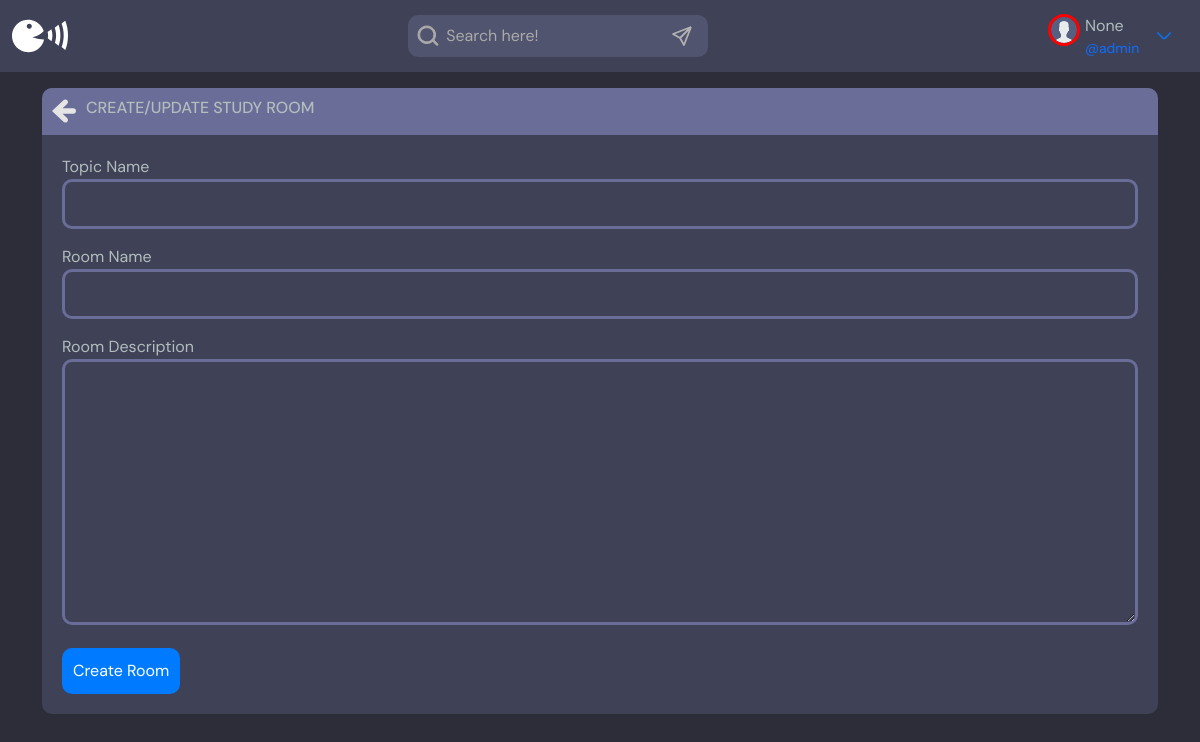
Screenshot of /create-room (signed in) with the database file from the repository.
### base/models.py (models this page shows)
class User(AbstractUser):
	name=models.CharField(max_length=200,null=True)#Define the length max to the text | null=True -> Define this new field as a NULL in DB
	username=models.CharField(unique=True,max_length=200,null=True)#Define the length max to the text | null=True -> Define this new field as a NULL in DB
	email=models.EmailField(unique=True,null=True)#This field must be unique to each user | null=True -> Define this new field as a NULL in DB
	bio=models.TextField(null=True)#null=True -> Define this new field as a NULL in DB
	avatar=models.ImageField(null=True, default="avatar.svg")#This command is related to the "pillow" library. This library is a processing image library.
	USERNAME_FIELD='username'#Set a field that will be used in Admin Page to login
	REQUIRED_FIELDS=[]

### base/views.py (the view, shortened to what this page needs)
# urls.py: path('create-room',views.createRoom,name="create-room"),
@login_required(login_url='login')
def createRoom(request):#Insert in DB
    form=RoomForm()
    topics=Topic.objects.all()
    context={'form':form,'topics':topics}
    return render(request,'base/room_form.html',context)

### base/forms.py
class RoomForm(ModelForm):
	class Meta:
		model=Room#The model we want to create the form
		fields='__all__'#Create the input fields of Form according the attribute of Room class(host, topic... etc)
		exclude=['host','participants']#Exclude host and participants input field

### base/templates/base/room_form.html (shortened to what this page needs)
{% extends 'main.html' %}
{% load static %}
{% block content %}
  <main class="create-room layout">
    <div class="container">
      <div class="layout__box">
        <div class="layout__boxHeader">
          <div class="layout__boxTitle">
            <a href="{% url 'home' %}">
              <img class="HeightSVG" src="{% static 'images/icons/ArrowLeft.svg' %}">
            </a>
            <h3>Create/Update Study Room</h3>
          </div>
        </div>
        <div class="layout__body">
          <form class="form" action="#" method="POST">
            <div class="form__group">
              <label for="room_topic">Topic Name</label>
              <input required type="text" value="{{ room.topic.name }}" name="topic" list="topic-list"/>
            </div>
            <div class="form__group">
              <label for="room_name">Room Name</label>
              {{ form.name }}
            </div>
            <div class="form__group">
              <label for="room_description">Room Description</label>
              {{ form.description }}
            </div>
            <div class="form__action">
              <button class="btnConfirma" type="submit">Create Room</button>
            </div>
          </form>
        </div>
      </div>
    </div>
  </main>
{% endblock content %}

### templates/navbar.html (shortened to what this page needs)
{% load static %}
<header class="navbar">
            <div class="container-fluid">
            <a class="logo" href="{% url 'home' %}">
            <img class="imgLogo" src="{% static 'images/icons/Logo.svg' %}">
            </a>
            <form class="formSearch" method="GET" action="{% url 'home' %}">
                <label>
                  <img class="HeightSVG" src="{% static 'images/icons/Search.svg' %}">
                  <input type="text" name="q" class="inputSearch my=2 me-2" placeholder="Search here!">
                </label>
                <button type="submit" class="submitSearchButton">
                <img class="HeightSVG" src="{% static 'images/icons/Send.svg' %}">
              </button>
            </form>
            {% if request.user.is_authenticated %}
              <div class="header__user">
                <a href="{% url 'user-profile' request.user.id %}">
                  <div class="avatar avatar--medium active">
                    <img src="{{ request.user.avatar.url }}" />
                  </div>
                  <div class="Names">
                    <span>{{request.user.name}}</span>
                    <small>@{{request.user.username}}</small>
                  </div>
                </a>
                    <button class="dropdown-button">
                            <img src="{% static 'images/icons/More.svg' %}" class="HeightSVG">
                        </button>
      </div>
                {% else %}
            <a href="{% url 'login' %}" class="btn btn-primary" type="button">
                <img title="Login" class="HeightSVG" src="{% static 'images/icons/UserLogin.svg' %}">
                Login
            </a>
            {% endif %}
        </header>

### static/styles/MainStyle36.css (style rules this page uses)
* { font-family: "DM Sans", -apple-system, BlinkMacSystemFont, "Segoe UI", Roboto, Oxygen, Ubuntu, Cantarell, "Open Sans", "Helvetica Neue", sans-serif; }
main { margin: 1rem; }
input { color: #b2b2b2; }
::placeholder { color: #aaaaaa; }
.formSearch,.formSearchMobile,#formWriteMessage { display: flex; justify-content: space-between; padding: 0.5rem; border-radius: 10px; background-color: #51546e; width: 18.75em; }
.inputSearch { outline: none; caret-color: white; border: none; background-color: #51546e; }
.navbar { background-color: #3f4156; }
.HeightSVG { width: 1.5rem; height: 1.5rem; }
.imgLogo { width: 3.5rem; }
.avatar img { border: 3px solid red; width: 2rem; border-radius: 100%; margin-right: 5px; }
.Names { display: grid; grid-template-rows: auto auto; }
.Names span { color: #b2bdbd; }
.header__user { display: grid; grid-template-columns: auto auto auto; gap: 0.4rem; }
.header__user a { text-decoration: none; display: grid; grid-template-columns: auto auto; }
.dropdown-button { border: none; width: 100%; background-color: #3f4156; }
.layout__box { border-radius: 10px; background-color: #3f4156; }
.layout__body { padding: 0.625rem; }
.layout__boxTitle { display: flex; justify-content: left; background-color: #696d97; padding: 0.625rem; gap: 0.625rem; border-top-left-radius: 10px; border-top-right-radius: 10px; }
.layout__boxTitle h3 { text-transform: uppercase; color: #b2bDBD; font-size: 1rem; }
.btnConfirma { text-decoration: none; border: 3px solid #007bff; border-radius: 10px; background-color: #007bff; padding: 0.5rem; color: white; }
.form { width: 100%; padding: 0.625rem; color: #B2BDBD; }
.form__group { margin-bottom: 1rem; }
.form input { width: 100%; background-color: #3f4156; border-radius: 10px; border: 3px solid #696d97; padding: 0.625rem; color: #B2BDBD; }
.form textarea { width: 100%; background-color: #3f4156; border-radius: 10px; border: 3px solid #696d97; padding: 0.625rem; color: #B2BDBD; }
.submitSearchButton { border: none; background-color: #51546e; }

### rows the page displays
User: user.avatar (placeholder picture), user.name "None", user.username "admin"
